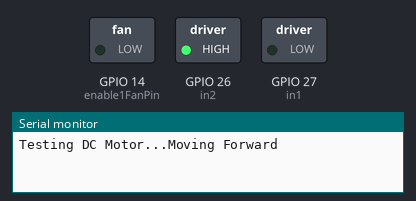
The sketch below on a simulated ESP32. On the bench: switched loads named in the sketch (green lamp = pin HIGH), the last lines printed to the serial monitor.

Above: at 0.55 s.
At 3.55 s:
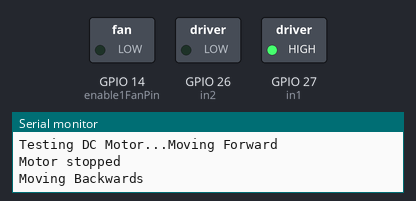
At 6.45 s:
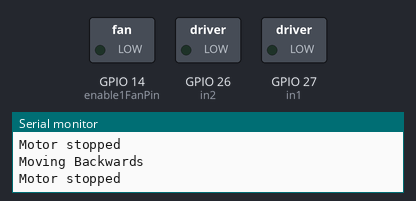
At 7.5 s:
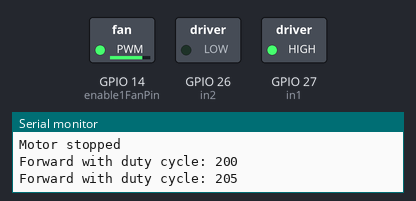
At 12.45 s:
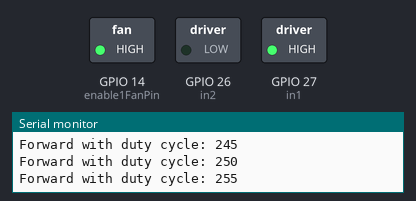
Timing chart, 0 to 16.1 s (numbered marks = the images above):
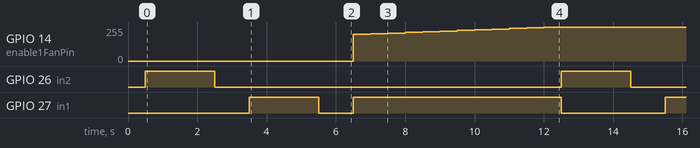

The sketch:

Mq2-fan-esp32.ino
```cpp
#include <MQ2.h>


//motor A
 int in1 = 27;
 int in2 = 26;
 int enable1FanPin = 14;
 int fanSpeed;

int smoke=35; //A5
int sensorThresMin = 0;  //ตั้ง ค่าความหนาของตวัน แก๊ส ก๊าซที่ 400
int sensorThresMax = 255;

// Setting PWM properties
const int freq = 30000;
const int pwmChannel = 0;
const int resolution = 8;
int dutyCycle = 200;

void setup() {
// sets the pins as outputs:

  pinMode(in1, OUTPUT);
  pinMode(in2, OUTPUT);
  pinMode(smoke, INPUT);


  // configure LED PWM functionalitites
  ledcSetup(pwmChannel, freq, resolution);

  // attach the channel to the GPIO to be controlled
  ledcAttachPin(enable1FanPin, pwmChannel);

  Serial.begin(115200);

  // testing
  Serial.print("Testing DC Motor...");
  delay(500);
}

void loop() {

  // Move the DC motor forward at maximum speed
  Serial.println("Moving Forward");
  digitalWrite(in1, LOW);
  digitalWrite(in2, HIGH);
  delay(2000);

  // Stop the DC motor
  Serial.println("Motor stopped");
  digitalWrite(in1, LOW);
  digitalWrite(in2, LOW);
  delay(1000);

  // Move DC motor backwards at maximum speed
  Serial.println("Moving Backwards");
  digitalWrite(in1, HIGH);
  digitalWrite(in2, LOW);
  delay(2000);

  // Stop the DC motor
  Serial.println("Motor stopped");
  digitalWrite(in1, LOW);
  digitalWrite(in2, LOW);
  delay(1000);

  // Move DC motor forward with increasing speed
  digitalWrite(in1, HIGH);
  digitalWrite(in2, LOW);
  while (dutyCycle <= 255){
    ledcWrite(pwmChannel, dutyCycle);
    Serial.print("Forward with duty cycle: ");
    Serial.println(dutyCycle);
    dutyCycle = dutyCycle + 5;
    delay(500);
  }
  dutyCycle = 200;
}
```

Measured:
- by itself, GPIO 26 (in2): alternates HIGH for 2.0 s and LOW for 10.0 s
- by itself, GPIO 27 (in1): repeats every 12.0 s: LOW 1.0 s, HIGH 6.0 s, LOW 3.0 s, HIGH 2.0 s
- by itself, GPIO 14 (enable1FanPin): repeats every 12.0 s: 204/255 0.50 s, 209/255 0.50 s, 214/255 0.50 s, 219/255 0.50 s, 224/255 0.50 s, 229/255 0.50 s, 234/255 0.50 s, 239/255 0.50 s, 244/255 0.50 s, 249/255 0.50 s, 255/255 6.5 s, 199/255 0.50 s
